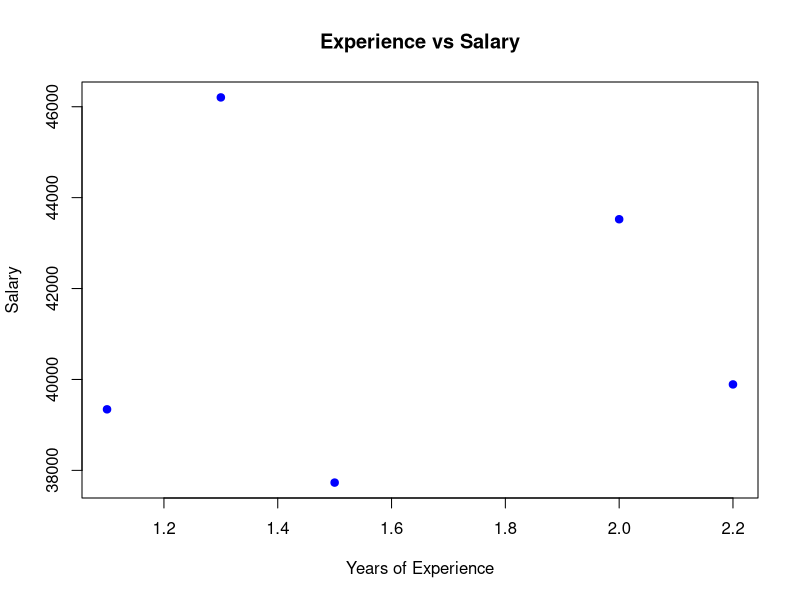
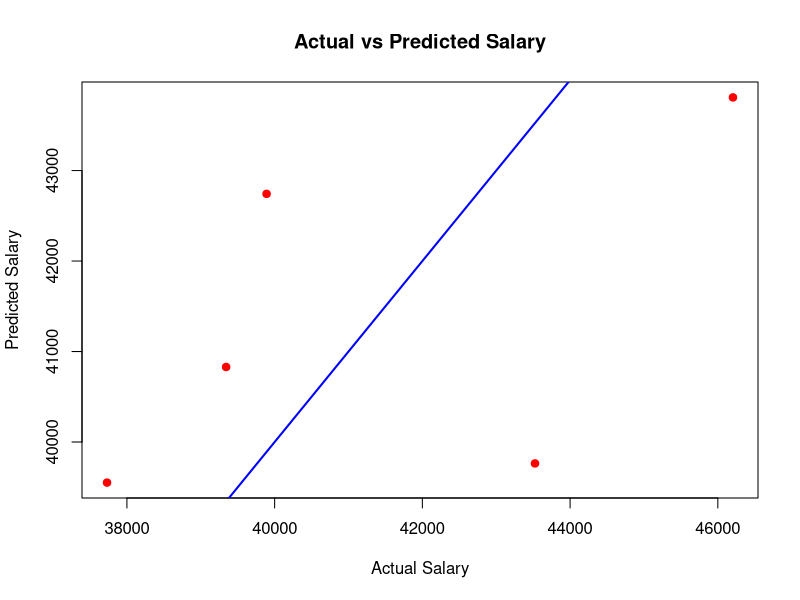
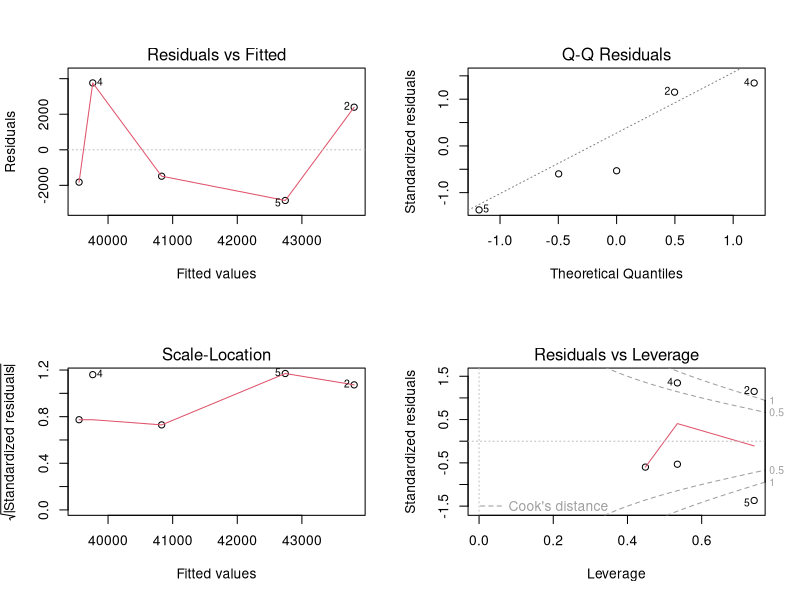

Recreate these plots in R, in order.
# =====================================================
# 9. MULTIPLE LINEAR REGRESSION
# =====================================================

# STEP 1: CREATE DATASET
# Years_Exp and Education_Level are input variables
# Salary is output variable
data <- data.frame(
  Years_Exp = c(1.1, 1.3, 1.5, 2.0, 2.2),
  Education_Level = c(12, 12, 14, 16, 16),
  Salary = c(39343, 46205, 37731, 43525, 39891)
)

# Display dataset
print(data)

# STEP 2: VISUALIZE DATA
plot(
  data$Years_Exp,
  data$Salary,
  xlab = "Years of Experience",
  ylab = "Salary",
  main = "Experience vs Salary",
  col = "blue",
  pch = 19
)

# STEP 3: CREATE MULTIPLE LINEAR REGRESSION MODEL
mlr_model <- lm(
  Salary ~ Years_Exp + Education_Level,
  data = data
)

# STEP 4: DISPLAY MODEL SUMMARY
summary(mlr_model)

# STEP 5: PREDICT NEW VALUES
new_data <- data.frame(
  Years_Exp = c(4.0, 4.5),
  Education_Level = c(16, 18)
)
predicted_salary <- predict(
  mlr_model,
  newdata = new_data
)
print(predicted_salary)

# STEP 6: ACTUAL VS PREDICTED GRAPH
predicted_values <- predict(mlr_model)
plot(
  data$Salary,
  predicted_values,
  xlab = "Actual Salary",
  ylab = "Predicted Salary",
  main = "Actual vs Predicted Salary",
  col = "red",
  pch = 19
)

# Draw reference line
abline(a = 0, b = 1, col = "blue", lwd = 2)

# STEP 7: DIAGNOSTIC PLOTS
par(mfrow = c(2, 2))
plot(mlr_model)
